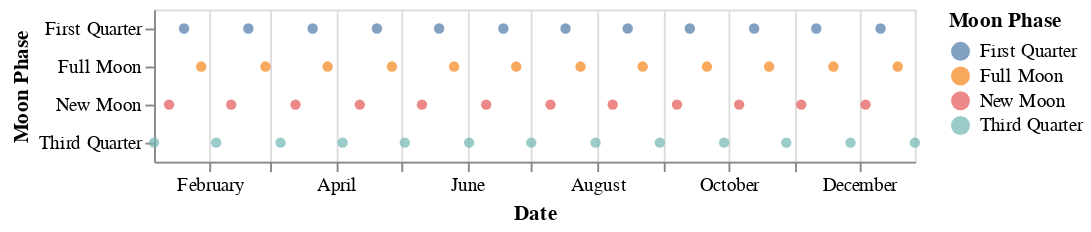

Here is the notebook cell this chart was saved with:
### Code cell
from altair.utils.data import to_values

alt.Chart.from_dict({
    "data": to_values(moon_2021),
    "mark": "circle",
    "encoding": {
        "x": {
            "field": "Date",
            "type": "temporal",
        },
        "color": {
            "field": "Moon Phase",
            "type": "nominal"
        },
         "y": {
            "field": "Moon Phase",
            "type": "nominal",
        }
    }
})

### Figure 1 — Vega-Lite specification as saved in the notebook (floating-point values rounded to 4 significant figures)
{"config": {"view": {"continuousWidth": 400, "continuousHeight": 300}}, "data": {"name": "data-1628f13167f7296636cb68560b99860d"}, "mark": "circle", "encoding": {"color": {"field": "Moon Phase", "type": "nominal"}, "x": {"field": "Date", "type": "temporal"}, "y": {"field": "Moon Phase", "type": "nominal"}}, "$schema": "https://vega.github.io/schema/vega-lite/v4.17.0.json", "datasets": {"data-1628f13167f7296636cb68560b99860d": [{"Moon Phase": "First Quarter", "Date": "2021-01-20T00:00:00"}, {"Moon Phase": "New Moon", "Date": "2021-01-13T00:00:00"}, {"Moon Phase": "Third Quarter", "Date": "2021-01-06T00:00:00"}, {"Moon Phase": "Full Moon", "Date": "2021-01-28T00:00:00"}, {"Moon Phase": "First Quarter", "Date": "2021-02-19T00:00:00"}, {"Moon Phase": "New Moon", "Date": "2021-02-11T00:00:00"}, {"Moon Phase": "Third Quarter", "Date": "2021-02-04T00:00:00"}, {"Moon Phase": "Full Moon", "Date": "2021-02-27T00:00:00"}, {"Moon Phase": "First Quarter", "Date": "2021-03-21T00:00:00"}, {"Moon Phase": "New Moon", "Date": "2021-03-13T00:00:00"}, {"Moon Phase": "Third Quarter", "Date": "2021-03-06T00:00:00"}, {"Moon Phase": "Full Moon", "Date": "2021-03-28T00:00:00"}, {"Moon Phase": "First Quarter", "Date": "2021-04-20T00:00:00"}, {"Moon Phase": "New Moon", "Date": "2021-04-12T00:00:00"}, {"Moon Phase": "Third Quarter", "Date": "2021-04-04T00:00:00"}, {"Moon Phase": "Full Moon", "Date": "2021-04-27T00:00:00"}, {"Moon Phase": "First Quarter", "Date": "2021-05-19T00:00:00"}, {"Moon Phase": "New Moon", "Date": "2021-05-11T00:00:00"}, {"Moon Phase": "Third Quarter", "Date": "2021-05-03T00:00:00"}, {"Moon Phase": "Full Moon", "Date": "2021-05-26T00:00:00"}, {"Moon Phase": "First Quarter", "Date": "2021-06-18T00:00:00"}, {"Moon Phase": "New Moon", "Date": "2021-06-10T00:00:00"}, {"Moon Phase": "Third Quarter", "Date": "2021-06-02T00:00:00"}, {"Moon Phase": "Full Moon", "Date": "2021-06-24T00:00:00"}, {"Moon Phase": "First Quarter", "Date": "2021-07-17T00:00:00"}, {"Moon Phase": "New Moon", "Date": "2021-07-10T00:00:00"}, {"Moon Phase": "Third Quarter", "Date": "2021-07-01T00:00:00"}, {"Moon Phase": "Full Moon", "Date": "2021-07-24T00:00:00"}, {"Moon Phase": "First Quarter", "Date": "2021-08-15T00:00:00"}, {"Moon Phase": "New Moon", "Date": "2021-08-08T00:00:00"}, {"Moon Phase": "Third Quarter", "Date": "2021-07-31T00:00:00"}, {"Moon Phase": "Full Moon", "Date": "2021-08-22T00:00:00"}, {"Moon Phase": "First Quarter", "Date": "2021-09-13T00:00:00"}, {"Moon Phase": "New Moon", "Date": "2021-09-07T00:00:00"}, {"Moon Phase": "Third Quarter", "Date": "2021-08-30T00:00:00"}, {"Moon Phase": "Full Moon", "Date": "2021-09-21T00:00:00"}, {"Moon Phase": "First Quarter", "Date": "2021-10-13T00:00:00"}, {"Moon Phase": "New Moon", "Date": "2021-10-06T00:00:00"}, {"Moon Phase": "Third Quarter", "Date": "2021-09-29T00:00:00"}, {"Moon Phase": "Full Moon", "Date": "2021-10-20T00:00:00"}, {"Moon Phase": "First Quarter", "Date": "2021-11-11T00:00:00"}, {"Moon Phase": "New Moon", "Date": "2021-11-04T00:00:00"}, {"Moon Phase": "Third Quarter", "Date": "2021-10-28T00:00:00"}, {"Moon Phase": "Full Moon", "Date": "2021-11-19T00:00:00"}, {"Moon Phase": "First Quarter", "Date": "2021-12-11T00:00:00"}, {"Moon Phase": "New Moon", "Date": "2021-12-04T00:00:00"}, {"Moon Phase": "Third Quarter", "Date": "2021-11-27T00:00:00"}, {"Moon Phase": "Full Moon", "Date": "2021-12-19T00:00:00"}, {"Moon Phase": "Third Quarter", "Date": "2021-12-27T00:00:00"}]}}
